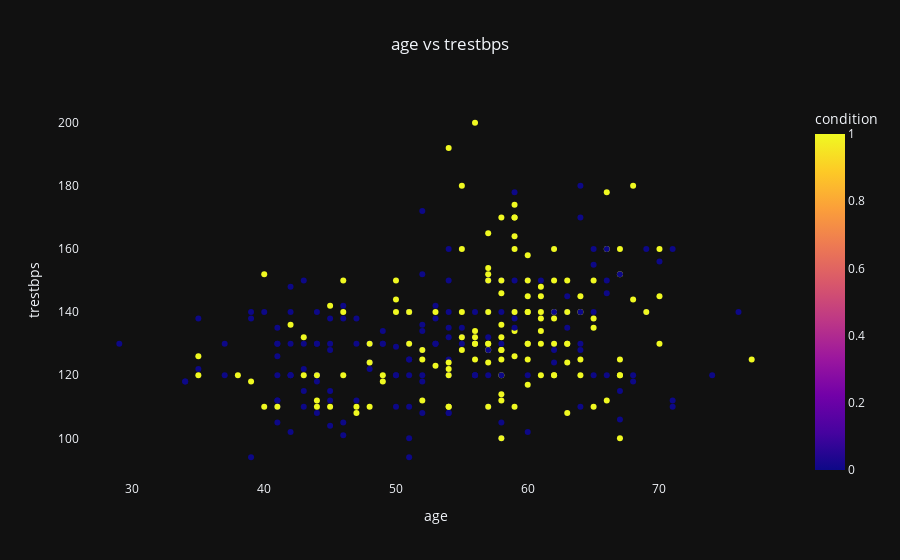
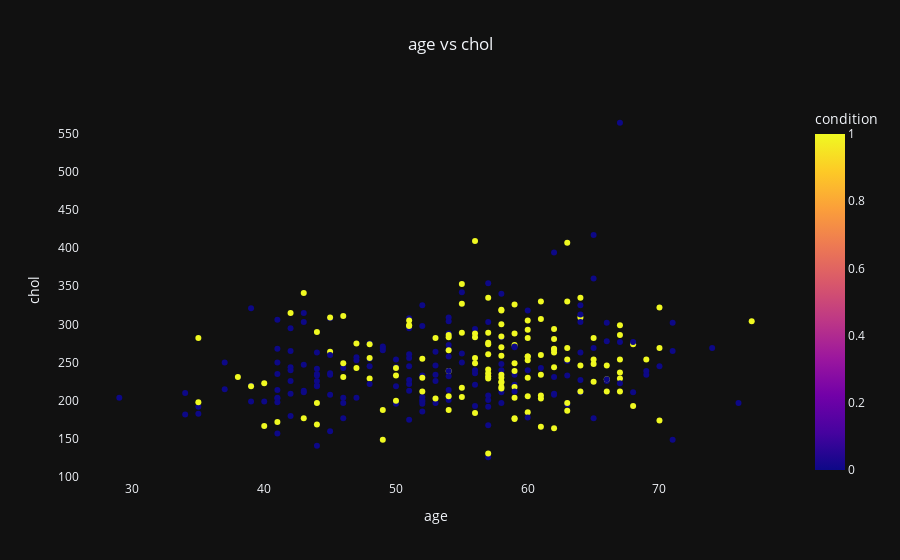
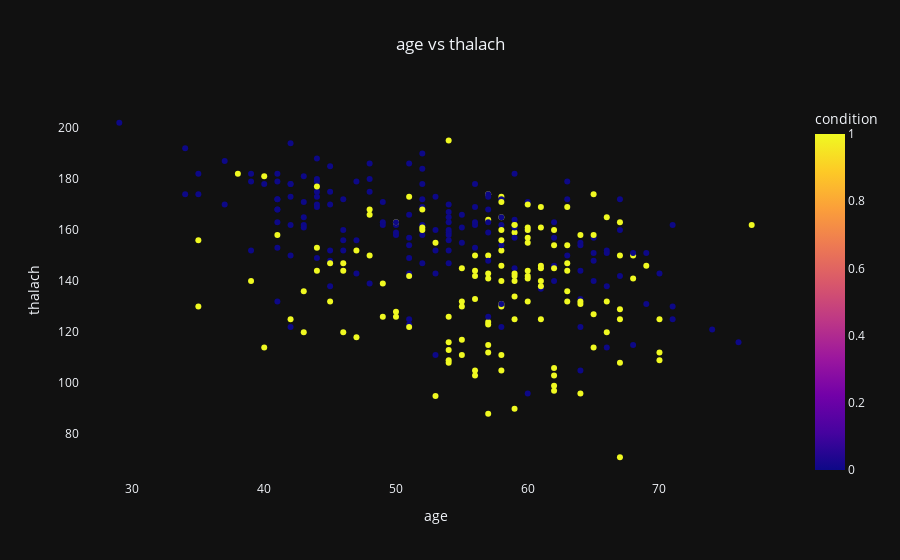

The notebook cell saved with these charts, in order:
### Code cell
x_col_list = ["age","trestbps","chol","thalach","oldpeak"]
y_col_list = x_col_list
for x in x_col_list:
    for y in y_col_list:
        if x==y:
            continue
        else:
            scatter_visualization(x,y)

### Figure 1 — Plotly figure (JSON) as saved in the notebook; plotly's stock layout.template omitted (floating-point values rounded to 4 significant figures; data arrays with more than 128 entries replaced by an {"elided": "..."} marker saying what was removed)
{"data": [{"hovertemplate": "age=%{x}<br>trestbps=%{y}<br>condition=%{marker.color}<extra></extra>", "legendgroup": "", "marker": {"color": {"elided": "297 int values"}, "coloraxis": "coloraxis", "symbol": "circle"}, "mode": "markers", "name": "", "orientation": "v", "showlegend": false, "type": "scatter", "x": {"elided": "297 int values"}, "xaxis": "x", "y": {"elided": "297 int values"}, "yaxis": "y"}], "layout": {"coloraxis": {"colorbar": {"title": {"text": "condition"}}, "colorscale": [[0, "#0d0887"], [0.1111, "#46039f"], [0.2222, "#7201a8"], [0.3333, "#9c179e"], [0.4444, "#bd3786"], [0.5556, "#d8576b"], [0.6667, "#ed7953"], [0.7778, "#fb9f3a"], [0.8889, "#fdca26"], [1, "#f0f921"]]}, "legend": {"tracegroupgap": 0}, "title": {"text": "age vs trestbps", "x": 0.5}, "xaxis": {"anchor": "y", "domain": [0, 1], "showgrid": false, "title": {"text": "age"}}, "yaxis": {"anchor": "x", "domain": [0, 1], "showgrid": false, "title": {"text": "trestbps"}}}}

### Figure 2 — Plotly figure (JSON) as saved in the notebook; plotly's stock layout.template omitted (floating-point values rounded to 4 significant figures; data arrays with more than 128 entries replaced by an {"elided": "..."} marker saying what was removed)
{"data": [{"hovertemplate": "age=%{x}<br>chol=%{y}<br>condition=%{marker.color}<extra></extra>", "legendgroup": "", "marker": {"color": {"elided": "297 int values"}, "coloraxis": "coloraxis", "symbol": "circle"}, "mode": "markers", "name": "", "orientation": "v", "showlegend": false, "type": "scatter", "x": {"elided": "297 int values"}, "xaxis": "x", "y": {"elided": "297 int values"}, "yaxis": "y"}], "layout": {"coloraxis": {"colorbar": {"title": {"text": "condition"}}, "colorscale": [[0, "#0d0887"], [0.1111, "#46039f"], [0.2222, "#7201a8"], [0.3333, "#9c179e"], [0.4444, "#bd3786"], [0.5556, "#d8576b"], [0.6667, "#ed7953"], [0.7778, "#fb9f3a"], [0.8889, "#fdca26"], [1, "#f0f921"]]}, "legend": {"tracegroupgap": 0}, "title": {"text": "age vs chol", "x": 0.5}, "xaxis": {"anchor": "y", "domain": [0, 1], "showgrid": false, "title": {"text": "age"}}, "yaxis": {"anchor": "x", "domain": [0, 1], "showgrid": false, "title": {"text": "chol"}}}}

### Figure 3 — Plotly figure (JSON) as saved in the notebook; plotly's stock layout.template omitted (floating-point values rounded to 4 significant figures; data arrays with more than 128 entries replaced by an {"elided": "..."} marker saying what was removed)
{"data": [{"hovertemplate": "age=%{x}<br>thalach=%{y}<br>condition=%{marker.color}<extra></extra>", "legendgroup": "", "marker": {"color": {"elided": "297 int values"}, "coloraxis": "coloraxis", "symbol": "circle"}, "mode": "markers", "name": "", "orientation": "v", "showlegend": false, "type": "scatter", "x": {"elided": "297 int values"}, "xaxis": "x", "y": {"elided": "297 int values"}, "yaxis": "y"}], "layout": {"coloraxis": {"colorbar": {"title": {"text": "condition"}}, "colorscale": [[0, "#0d0887"], [0.1111, "#46039f"], [0.2222, "#7201a8"], [0.3333, "#9c179e"], [0.4444, "#bd3786"], [0.5556, "#d8576b"], [0.6667, "#ed7953"], [0.7778, "#fb9f3a"], [0.8889, "#fdca26"], [1, "#f0f921"]]}, "legend": {"tracegroupgap": 0}, "title": {"text": "age vs thalach", "x": 0.5}, "xaxis": {"anchor": "y", "domain": [0, 1], "showgrid": false, "title": {"text": "age"}}, "yaxis": {"anchor": "x", "domain": [0, 1], "showgrid": false, "title": {"text": "thalach"}}}}
